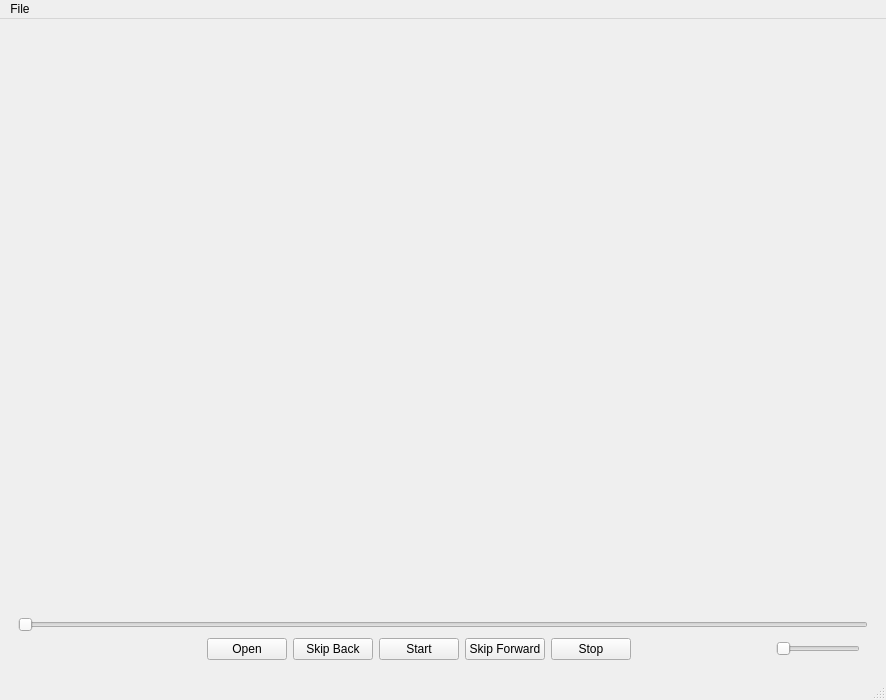
<?xml version="1.0" encoding="UTF-8"?>
<ui version="4.0">
 <class>MainWindow</class>
 <widget class="QMainWindow" name="MainWindow">
  <property name="geometry">
   <rect>
    <x>0</x>
    <y>0</y>
    <width>886</width>
    <height>700</height>
   </rect>
  </property>
  <property name="windowTitle">
   <string>Taz Player</string>
  </property>
  <widget class="QWidget" name="centralwidget">
   <layout class="QGridLayout" name="gridLayout">
    <item row="0" column="1">
     <widget class="QFrame" name="frame">
      <property name="frameShape">
       <enum>QFrame::NoFrame</enum>
      </property>
      <property name="frameShadow">
       <enum>QFrame::Raised</enum>
      </property>
      <layout class="QVBoxLayout" name="verticalLayout_2">
       <item>
        <layout class="QVBoxLayout" name="verticalLayout">
         <item>
          <widget class="QFrame" name="frames">
           <property name="frameShape">
            <enum>QFrame::NoFrame</enum>
           </property>
           <property name="frameShadow">
            <enum>QFrame::Raised</enum>
           </property>
           <layout class="QGridLayout" name="gridLayout_2">
            <item row="0" column="0">
             <layout class="QVBoxLayout" name="vertical"/>
            </item>
           </layout>
          </widget>
         </item>
         <item>
          <widget class="QSlider" name="sliderfilm">
           <property name="orientation">
            <enum>Qt::Horizontal</enum>
           </property>
          </widget>
         </item>
         <item>
          <layout class="QHBoxLayout" name="horizontalLayout">
           <property name="rightMargin">
            <number>8</number>
           </property>
           <item>
            <spacer name="horizontalSpacer">
             <property name="orientation">
              <enum>Qt::Horizontal</enum>
             </property>
             <property name="sizeType">
              <enum>QSizePolicy::Expanding</enum>
             </property>
             <property name="sizeHint" stdset="0">
              <size>
               <width>250</width>
               <height>20</height>
              </size>
             </property>
            </spacer>
           </item>
           <item>
            <widget class="QPushButton" name="open">
             <property name="text">
              <string>Open</string>
             </property>
            </widget>
           </item>
           <item>
            <widget class="QPushButton" name="pushButton_3">
             <property name="text">
              <string>Skip Back</string>
             </property>
            </widget>
           </item>
           <item>
            <widget class="QPushButton" name="play">
             <property name="text">
              <string>Start</string>
             </property>
            </widget>
           </item>
           <item>
            <widget class="QPushButton" name="pushButton_2">
             <property name="text">
              <string>Skip Forward</string>
             </property>
            </widget>
           </item>
           <item>
            <widget class="QPushButton" name="stop">
             <property name="text">
              <string>Stop</string>
             </property>
            </widget>
           </item>
           <item>
            <spacer name="horizontalSpacer_2">
             <property name="orientation">
              <enum>Qt::Horizontal</enum>
             </property>
             <property name="sizeType">
              <enum>QSizePolicy::Expanding</enum>
             </property>
             <property name="sizeHint" stdset="0">
              <size>
               <width>200</width>
               <height>20</height>
              </size>
             </property>
            </spacer>
           </item>
           <item>
            <widget class="QSlider" name="volume">
             <property name="enabled">
              <bool>true</bool>
             </property>
             <property name="sizePolicy">
              <sizepolicy hsizetype="Fixed" vsizetype="Fixed">
               <horstretch>0</horstretch>
               <verstretch>0</verstretch>
              </sizepolicy>
             </property>
             <property name="orientation">
              <enum>Qt::Horizontal</enum>
             </property>
            </widget>
           </item>
          </layout>
         </item>
        </layout>
       </item>
      </layout>
     </widget>
    </item>
   </layout>
  </widget>
  <widget class="QMenuBar" name="menubar">
   <property name="geometry">
    <rect>
     <x>0</x>
     <y>0</y>
     <width>886</width>
     <height>26</height>
    </rect>
   </property>
   <widget class="QMenu" name="menuFile">
    <property name="title">
     <string>File</string>
    </property>
    <addaction name="actionOpen"/>
   </widget>
   <addaction name="menuFile"/>
  </widget>
  <widget class="QStatusBar" name="statusbar"/>
  <action name="actionOpen">
   <property name="text">
    <string>Open</string>
   </property>
  </action>
 </widget>
 <resources/>
 <connections/>
</ui>
